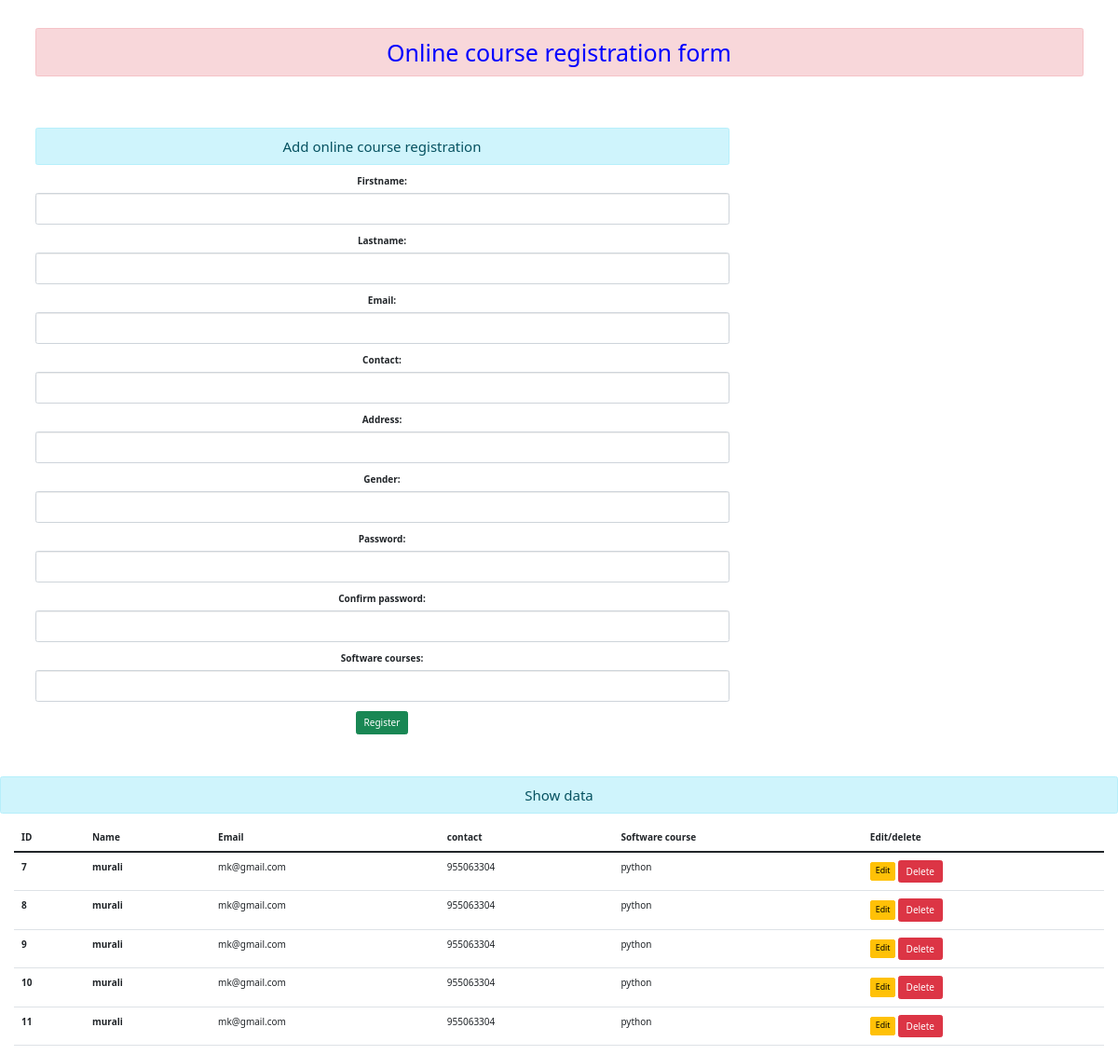
The page / on the database its author committed.
### oncourseapp/models.py (models this page shows)
class online(models.Model):
    Firstname = models.CharField(max_length=50)
    Lastname = models.CharField(max_length=50)
    Email = models.EmailField(max_length=50)
    Contact= models.IntegerField()
    Address=models.CharField(max_length=50)
    Gender=models.CharField(max_length=50)
    Password=models.CharField(max_length=50)
    Confirm_password=models.CharField(max_length=50)
    Software_courses=models.CharField(max_length=50)

### oncourseapp/views.py (the view)
# urls.py: path('',views.onlineco,name='oncoursehtml'),
def onlineco(request):
    if request.method == 'POST':
        fm = onlineform(request.POST)
        if fm.is_valid():
            firstnm = fm.cleaned_data['Firstname']
            lastnm = fm.cleaned_data['Lastname']
            ema = fm.cleaned_data['Email']
            con = fm.cleaned_data['Contact']
            addr = fm.cleaned_data['Address']
            gen = fm.cleaned_data['Gender']
            pa = fm.cleaned_data['Password']
            conp = fm.cleaned_data['Confirm_password']
            soco = fm.cleaned_data['Software_courses']
            onlinestore = online(Firstname=firstnm,Lastname=lastnm, Email=ema, Contact=con,Address=addr,Gender=gen,Password=pa,Confirm_password=conp,Software_courses=soco)
            onlinestore.save()
            messages.success(request, 'You have register successfully')
            fm=onlineform()
    else:
        fm = onlineform()
    data = online.objects.all()
    return render(request, 'oncoursehtml.html', {'form': fm, 'dataa': data})

### oncourseapp/forms.py
class onlineform(forms.ModelForm):
    class Meta:
        model = online
        fields = ['Firstname','Lastname','Email','Contact','Address','Gender','Password','Confirm_password','Software_courses']
        widgets={
            'Firstname':forms.TextInput(attrs={'class':'form-control'}),
            'Lastname': forms.TextInput(attrs={'class': 'form-control'}),
            'Email': forms.EmailInput(attrs={'class': 'form-control'}),
            'Contact': forms.NumberInput(attrs={'class': 'form-control'}),
            'Address': forms.TextInput(attrs={'class': 'form-control'}),
            'Gender': forms.TextInput(attrs={'class': 'form-control'}),
            'Password': forms.PasswordInput(render_value=True,attrs={'class': 'form-control'}),
            'Confirm_password': forms.PasswordInput(render_value=True,attrs={'class': 'form-control'}),
            'Software_courses': forms.TextInput(attrs={'class': 'form-control'}),
        }

### templates/oncoursehtml.html (shortened to what this page needs)
<!DOCTYPE html>
{% extends 'base.html' %}
{% load static %}
{% block content %}
<html lang="en">
<html lang="en">
<head>
    <link rel="stylesheet" href="https://stackpath.bootstrapcdn.com/bootstrap/3.1.3/css/bootstrap.min.css">
	<link rel="stylesheet" href="https://use.fontawesome.com/releases/v4.6.1/css/all.css">
    <link href="https://cdn.jsdelivr.net/npm/bootstrap@5.0.2/dist/css/bootstrap.min.css" rel="stylesheet">
</head>
<body>
<br><br><br>
<center>
<div class="container">
  <div class="row ">
    <div class="col-sm-8 align="center">
        <h4 class="text-center alert alert-info"> Add online course registration </h4>
             <form action="" method="POST">
                  <table>
                      {{form.as_p}}
                  </table>
                 <input type="submit" class="btn btn-success" value="Register">
             </form>
        </center>
        <br><br><br>
      <div>
      <h4 class="text-center alert alert-info"> Show data </h4>
          {% if dataa %}
      </div>
  <div class="col">
        <table class="table table-hover">
  <thead>
    <tr>
        <th scope="col">ID</th>
        <th scope="col">Name</th>
      <th scope="col">Email</th>
      <th scope="col">contact</th>
      <th scope="col">Software course</th>
      <th scope="col">Edit/delete</th>
    </tr>
  </thead>
            <tbody>
            {% for data in dataa %}
            <tr>
                <th scope="row">{{data.id}}</th>
                <th >{{data.Firstname}}</th>
                <td>{{data.Email}}</td>
                <td>{{data.Contact}}</td>
                <td>{{data.Software_courses}}</td>
                <td>
                    <a href="{% url 'updatedata' data.id %}" class="btn btn-warning btn-sm">Edit</a>
                   <form action="{% url 'deletedata' data.id %}" method="POST" class="d-inline" >{% csrf_token %}
                       <input type="submit" class="btn btn-danger" value="Delete">
                   </form>
                </td>
            </tr>
            {% endfor %}
            </tbody>
</table>
      {% else %}
      <h4 class="text-center alert alert-warning"> No records  </h4>
      {% endif %}
  </div>
</body>
</html>
{% endblock %}

### templates/base.html (shortened to what this page needs)
<!DOCTYPE html>
{% load static %}
<html lang="en">
<head>
    <link rel="stylesheet" href="{% static 'enroll/css/bootstrap.css' %}">
</head>
<body>
<div class="container mt-5">
    <h1 class="text-center alert alert-danger" align="center">
        <font color="blue">
       Online course registration form
   </font>
    </h1>
</div>
</body>
</html>
{% block content %}
{% endblock %}

### rows shown on the page
online: id "7", Firstname "murali", Email "mk@gmail.com", Contact "955063304", Software_courses "python"
online: id "8", Firstname "murali", Email "mk@gmail.com", Contact "955063304", Software_courses "python"
online: id "9", Firstname "murali", Email "mk@gmail.com", Contact "955063304", Software_courses "python"
online: id "10", Firstname "murali", Email "mk@gmail.com", Contact "955063304", Software_courses "python"
online: id "11", Firstname "murali", Email "mk@gmail.com", Contact "955063304", Software_courses "python"
